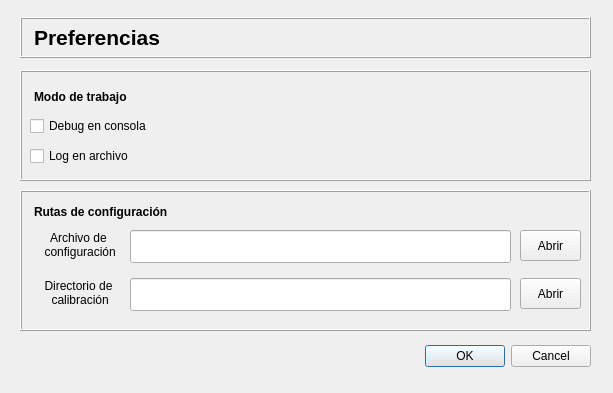
<?xml version="1.0" encoding="UTF-8"?>
<ui version="4.0">
 <class>SetPreferences</class>
 <widget class="QDialog" name="SetPreferences">
  <property name="geometry">
   <rect>
    <x>0</x>
    <y>0</y>
    <width>613</width>
    <height>393</height>
   </rect>
  </property>
  <property name="windowTitle">
   <string>Preferencias</string>
  </property>
  <widget class="QDialogButtonBox" name="buttonBox">
   <property name="geometry">
    <rect>
     <x>250</x>
     <y>340</y>
     <width>341</width>
     <height>32</height>
    </rect>
   </property>
   <property name="orientation">
    <enum>Qt::Horizontal</enum>
   </property>
   <property name="standardButtons">
    <set>QDialogButtonBox::Cancel|QDialogButtonBox::Ok</set>
   </property>
  </widget>
  <widget class="QFrame" name="frame_debug">
   <property name="geometry">
    <rect>
     <x>20</x>
     <y>70</y>
     <width>571</width>
     <height>111</height>
    </rect>
   </property>
   <property name="frameShape">
    <enum>QFrame::Box</enum>
   </property>
   <property name="frameShadow">
    <enum>QFrame::Raised</enum>
   </property>
   <widget class="QCheckBox" name="checkBox_Debug">
    <property name="geometry">
     <rect>
      <x>10</x>
      <y>43</y>
      <width>151</width>
      <height>26</height>
     </rect>
    </property>
    <property name="text">
     <string>Debug en consola</string>
    </property>
   </widget>
   <widget class="QLabel" name="label">
    <property name="geometry">
     <rect>
      <x>14</x>
      <y>11</y>
      <width>541</width>
      <height>31</height>
     </rect>
    </property>
    <property name="font">
     <font>
      <weight>75</weight>
      <bold>true</bold>
     </font>
    </property>
    <property name="text">
     <string>Modo de trabajo</string>
    </property>
   </widget>
   <widget class="QCheckBox" name="checkBox_Log">
    <property name="geometry">
     <rect>
      <x>10</x>
      <y>73</y>
      <width>151</width>
      <height>26</height>
     </rect>
    </property>
    <property name="text">
     <string>Log en archivo</string>
    </property>
   </widget>
  </widget>
  <widget class="QFrame" name="frame_config_file">
   <property name="geometry">
    <rect>
     <x>20</x>
     <y>190</y>
     <width>571</width>
     <height>141</height>
    </rect>
   </property>
   <property name="frameShape">
    <enum>QFrame::Box</enum>
   </property>
   <property name="frameShadow">
    <enum>QFrame::Raised</enum>
   </property>
   <widget class="QLabel" name="label_2">
    <property name="geometry">
     <rect>
      <x>14</x>
      <y>11</y>
      <width>541</width>
      <height>21</height>
     </rect>
    </property>
    <property name="font">
     <font>
      <weight>75</weight>
      <bold>true</bold>
     </font>
    </property>
    <property name="text">
     <string>Rutas de configuración</string>
    </property>
   </widget>
   <widget class="QLineEdit" name="lineEdit_config_file">
    <property name="geometry">
     <rect>
      <x>110</x>
      <y>40</y>
      <width>381</width>
      <height>33</height>
     </rect>
    </property>
   </widget>
   <widget class="QPushButton" name="pushButton_open_config_file">
    <property name="geometry">
     <rect>
      <x>500</x>
      <y>40</y>
      <width>61</width>
      <height>31</height>
     </rect>
    </property>
    <property name="text">
     <string>Abrir</string>
    </property>
   </widget>
   <widget class="QLabel" name="label_3">
    <property name="geometry">
     <rect>
      <x>8</x>
      <y>34</y>
      <width>101</width>
      <height>41</height>
     </rect>
    </property>
    <property name="sizePolicy">
     <sizepolicy hsizetype="Preferred" vsizetype="Preferred">
      <horstretch>0</horstretch>
      <verstretch>0</verstretch>
     </sizepolicy>
    </property>
    <property name="layoutDirection">
     <enum>Qt::RightToLeft</enum>
    </property>
    <property name="text">
     <string>Archivo de
 configuración</string>
    </property>
    <property name="alignment">
     <set>Qt::AlignCenter</set>
    </property>
   </widget>
   <widget class="QLabel" name="label_4">
    <property name="geometry">
     <rect>
      <x>8</x>
      <y>82</y>
      <width>101</width>
      <height>41</height>
     </rect>
    </property>
    <property name="sizePolicy">
     <sizepolicy hsizetype="Preferred" vsizetype="Preferred">
      <horstretch>0</horstretch>
      <verstretch>0</verstretch>
     </sizepolicy>
    </property>
    <property name="layoutDirection">
     <enum>Qt::RightToLeft</enum>
    </property>
    <property name="text">
     <string>Directorio de
 calibración</string>
    </property>
    <property name="alignment">
     <set>Qt::AlignCenter</set>
    </property>
   </widget>
   <widget class="QPushButton" name="pushButton_open_config_calib">
    <property name="geometry">
     <rect>
      <x>500</x>
      <y>88</y>
      <width>61</width>
      <height>31</height>
     </rect>
    </property>
    <property name="text">
     <string>Abrir</string>
    </property>
   </widget>
   <widget class="QLineEdit" name="lineEdit_config_calib">
    <property name="geometry">
     <rect>
      <x>110</x>
      <y>88</y>
      <width>381</width>
      <height>33</height>
     </rect>
    </property>
   </widget>
  </widget>
  <widget class="QFrame" name="frame_preferencias_path">
   <property name="geometry">
    <rect>
     <x>20</x>
     <y>17</y>
     <width>571</width>
     <height>41</height>
    </rect>
   </property>
   <property name="frameShape">
    <enum>QFrame::Box</enum>
   </property>
   <property name="frameShadow">
    <enum>QFrame::Raised</enum>
   </property>
   <widget class="QLabel" name="label_5">
    <property name="geometry">
     <rect>
      <x>14</x>
      <y>5</y>
      <width>541</width>
      <height>31</height>
     </rect>
    </property>
    <property name="font">
     <font>
      <pointsize>16</pointsize>
      <weight>75</weight>
      <bold>true</bold>
     </font>
    </property>
    <property name="text">
     <string>Preferencias</string>
    </property>
   </widget>
  </widget>
 </widget>
 <resources/>
 <connections>
  <connection>
   <sender>buttonBox</sender>
   <signal>accepted()</signal>
   <receiver>SetPreferences</receiver>
   <slot>accept()</slot>
   <hints>
    <hint type="sourcelabel">
     <x>248</x>
     <y>254</y>
    </hint>
    <hint type="destinationlabel">
     <x>157</x>
     <y>274</y>
    </hint>
   </hints>
  </connection>
  <connection>
   <sender>buttonBox</sender>
   <signal>rejected()</signal>
   <receiver>SetPreferences</receiver>
   <slot>reject()</slot>
   <hints>
    <hint type="sourcelabel">
     <x>316</x>
     <y>260</y>
    </hint>
    <hint type="destinationlabel">
     <x>286</x>
     <y>274</y>
    </hint>
   </hints>
  </connection>
 </connections>
</ui>
